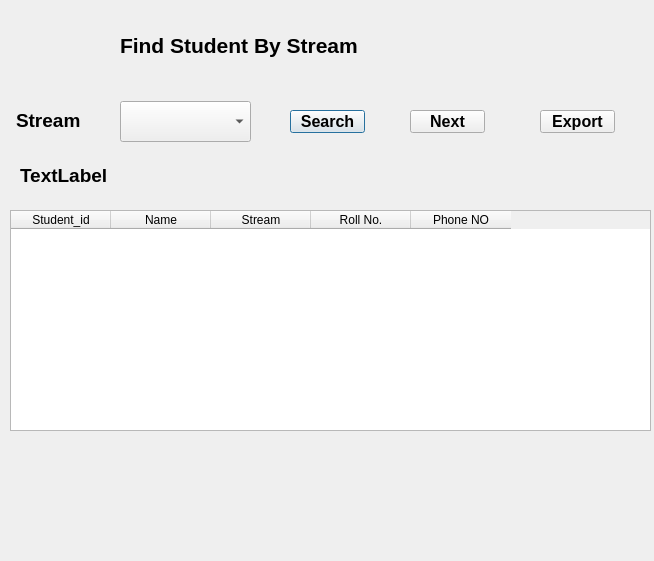
<?xml version="1.0" encoding="UTF-8"?>
<ui version="4.0">
 <class>rep_find_stream</class>
 <widget class="QDialog" name="rep_find_stream">
  <property name="geometry">
   <rect>
    <x>0</x>
    <y>0</y>
    <width>654</width>
    <height>561</height>
   </rect>
  </property>
  <property name="windowTitle">
   <string>Find student by stream</string>
  </property>
  <widget class="QLabel" name="label">
   <property name="geometry">
    <rect>
     <x>120</x>
     <y>30</y>
     <width>271</width>
     <height>31</height>
    </rect>
   </property>
   <property name="font">
    <font>
     <pointsize>16</pointsize>
     <weight>75</weight>
     <bold>true</bold>
    </font>
   </property>
   <property name="text">
    <string>Find Student By Stream</string>
   </property>
  </widget>
  <widget class="QLabel" name="label_2">
   <property name="geometry">
    <rect>
     <x>16</x>
     <y>110</y>
     <width>91</width>
     <height>21</height>
    </rect>
   </property>
   <property name="font">
    <font>
     <pointsize>14</pointsize>
     <weight>75</weight>
     <bold>true</bold>
    </font>
   </property>
   <property name="text">
    <string>Stream</string>
   </property>
  </widget>
  <widget class="QPushButton" name="btn_search">
   <property name="geometry">
    <rect>
     <x>290</x>
     <y>110</y>
     <width>75</width>
     <height>23</height>
    </rect>
   </property>
   <property name="font">
    <font>
     <pointsize>12</pointsize>
     <weight>75</weight>
     <bold>true</bold>
    </font>
   </property>
   <property name="text">
    <string>Search</string>
   </property>
  </widget>
  <widget class="QPushButton" name="btn_next">
   <property name="geometry">
    <rect>
     <x>410</x>
     <y>110</y>
     <width>75</width>
     <height>23</height>
    </rect>
   </property>
   <property name="font">
    <font>
     <pointsize>12</pointsize>
     <weight>75</weight>
     <bold>true</bold>
    </font>
   </property>
   <property name="text">
    <string>Next</string>
   </property>
  </widget>
  <widget class="QPushButton" name="btn_export">
   <property name="geometry">
    <rect>
     <x>540</x>
     <y>110</y>
     <width>75</width>
     <height>23</height>
    </rect>
   </property>
   <property name="font">
    <font>
     <pointsize>12</pointsize>
     <weight>75</weight>
     <bold>true</bold>
    </font>
   </property>
   <property name="text">
    <string>Export</string>
   </property>
  </widget>
  <widget class="QTableWidget" name="tbl_result">
   <property name="geometry">
    <rect>
     <x>10</x>
     <y>210</y>
     <width>641</width>
     <height>221</height>
    </rect>
   </property>
   <column>
    <property name="text">
     <string>Student_id</string>
    </property>
   </column>
   <column>
    <property name="text">
     <string>Name</string>
    </property>
   </column>
   <column>
    <property name="text">
     <string>Stream</string>
    </property>
   </column>
   <column>
    <property name="text">
     <string>Roll No.</string>
    </property>
   </column>
   <column>
    <property name="text">
     <string>Phone NO</string>
    </property>
   </column>
  </widget>
  <widget class="QLabel" name="lbl_msg">
   <property name="geometry">
    <rect>
     <x>20</x>
     <y>160</y>
     <width>611</width>
     <height>31</height>
    </rect>
   </property>
   <property name="font">
    <font>
     <pointsize>14</pointsize>
     <weight>75</weight>
     <bold>true</bold>
    </font>
   </property>
   <property name="text">
    <string>TextLabel</string>
   </property>
  </widget>
  <widget class="QComboBox" name="cmb_stream">
   <property name="geometry">
    <rect>
     <x>120</x>
     <y>101</y>
     <width>131</width>
     <height>41</height>
    </rect>
   </property>
  </widget>
 </widget>
 <resources/>
 <connections/>
</ui>
